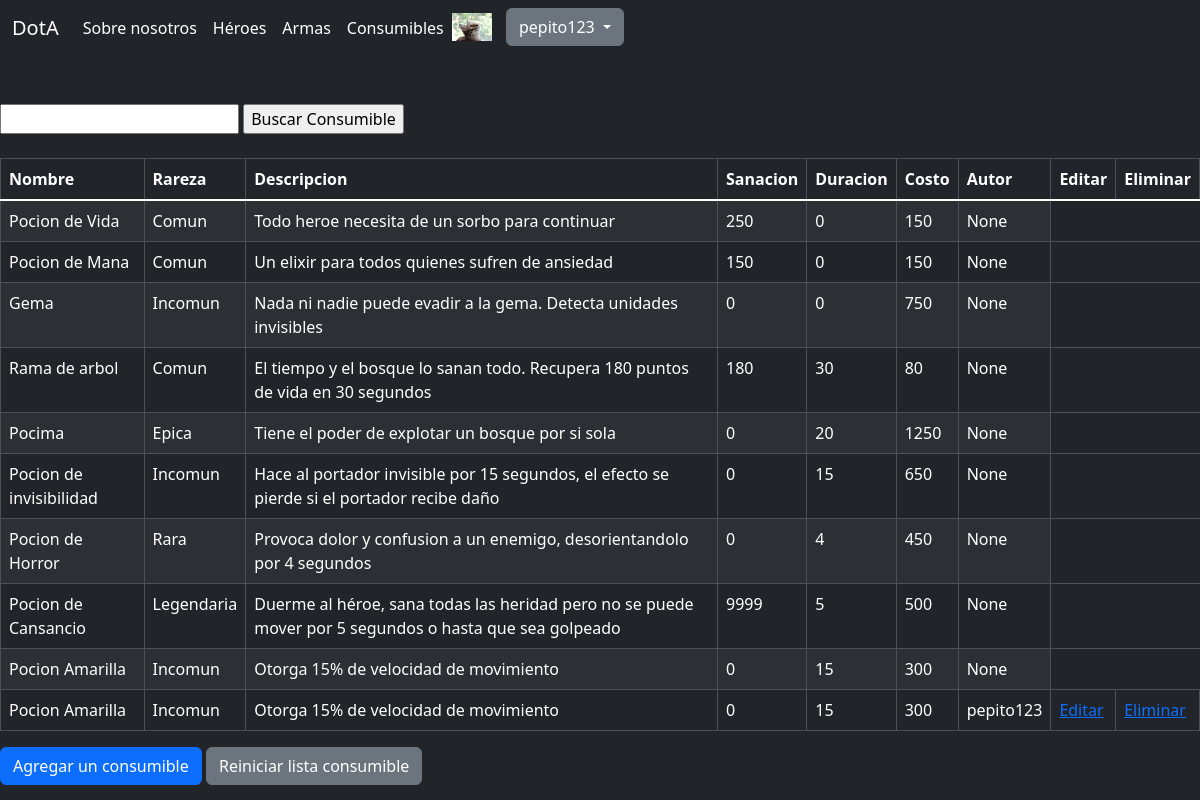
Screenshot of /preentrega3/consumibles (signed in) with the database file from the repository.
### preentrega3/models.py (models this page shows, shortened)
class Avatar(models.Model):
    user = models.OneToOneField(User, on_delete = models.CASCADE, null = True)
    imagen = models.ImageField(upload_to='avatares', null = True, blank= True)

class Consumible(models.Model):
    nombre = models.CharField(max_length=32)
    rareza = models.CharField(max_length=16)
    descripcion = models.CharField(max_length=256)
    sanacion = models.IntegerField(default=0)
    duracion = models.IntegerField(default=5)
    costo = models.IntegerField(default=1000)
    creador = models.ForeignKey(User, on_delete = models.SET_NULL, null = True)

### preentrega3/views.py (the view)
# urls.py: path('consumibles', lista_consumibles, name="consumibles"),
def lista_consumibles(request):
    context = {
        'consumibles' : Consumible.objects.all()
    }
    http_response = render(
        request = request,
        template_name= 'preentrega3/lista-consumibles.html',
        context= context
    )
    return http_response

### preentrega3/templates/preentrega3/lista-consumibles.html (shortened to what this page needs)
{% extends "layout.html" %}
{% block main %}
    <br><br>
    <form action="{% url 'buscar-consumible' %}" method="post">
        <input type="text" name="busqueda">
        <input type="submit" value="Buscar Consumible">
    </form>
    <br>
    <table class="table table-dark table-striped table-hover table-bordered">
        <thead>
            <tr>
                <th scope="col">Nombre</th>
                <th scope="col">Rareza</th>
                <th scope="col">Descripcion</th>
                <th scope="col">Sanacion</th>
                <th scope="col">Duracion</th>
                <th scope="col">Costo</th>
                <th scope="col">Autor</th>
                <th scope="col">Editar</th>
                <th scope="col">Eliminar</th>
            </tr>
        </thead>
        <tbody class="table-group-divider">
            {% for consumible in consumibles %}
            <tr>
                <td>{{consumible.nombre}}</td>
                <td>{{consumible.rareza}}</td>
                <td>{{consumible.descripcion}}</td>
                <td>{{consumible.sanacion}}</td>
                <td>{{consumible.duracion}}</td>
                <td>{{consumible.costo}}</td>
                <td>{{consumible.creador}}</td>
                {% if user == consumible.creador or user.is_superuser %}
                <td><a href="{% url 'editar-consumible' consumible.id %}">Editar</a></td>
                {% endif %}
                {% if user == consumible.creador or user.is_superuser %}
                <td><a href="{% url 'eliminar-consumible' consumible.id %}">Eliminar</a></td>
                {% endif %}
            </tr>
            {% endfor %}
        </tbody>
    </table>
    <a class="btn btn-primary" href="{% url 'crear-consumible' %}" role="button">Agregar un consumible</a>
    <a class="btn btn-secondary" href="{% url 'consumibles' %}" role="button">Reiniciar lista consumible</a>
{% endblock main %}

### templates_base/layout.html (shortened to what this page needs)
{% load static %}
<!DOCTYPE html>
<html lang="en">
<head>
</head>
<body class="bg-dark text-white">
    <header class="bg-dark text-white">
        <nav class="navbar navbar-expand-lg">
            <div class="container-fluid">
              <a class="navbar-brand text-white" href={% url 'index' %}>DotA</a>
              <div class="collapse navbar-collapse" id="navbarNav">
                <ul class="navbar-nav">
                  <li class="nav-item">
                    <a class="nav-link text-white" href={% url 'about' %}>Sobre nosotros</a>
                  </li>
                  <li class="nav-item">
                    <a class="nav-link text-white" href={% url 'heroes' %}>Héroes</a>
                  </li>
                  <li class="nav-item">
                    <a class="nav-link text-white" href={% url 'armas' %}>Armas</a>
                  </li>
                  <li class="nav-item">
                    <a class="nav-link text-white" href={% url 'consumibles' %}>Consumibles</a>
                  </li>
                  {% if user.is_authenticated %}
                  <div class="dropdown">
                  {% if user.avatar.imagen %}
                    <img src="{{user.avatar.imagen.url}}" style="max-width: 40px; margin-right: 10px;">
                  {% endif %}
                    <button class="btn btn-secondary dropdown-toggle" type="button" data-bs-toggle="dropdown" aria-expanded="false">
                      {{user.username}}
                    </button>
                  </div>
                  {% endif %}
                </ul>
              </div>
            </div>
          </nav>
    </header>
    <main>
        {% block main %}{% endblock main %}
    </main>
    <link href="https://cdn.jsdelivr.net/npm/bootstrap@5.3.2/dist/css/bootstrap.min.css" rel="stylesheet">
</body>
</html>

### rows the page displays
Consumible: nombre "Pocion de Vida", rareza "Comun", descripcion "Todo heroe necesita de un sorbo para continuar", sanacion "250", duracion "0", costo "150", creador "None"
Consumible: nombre "Pocion de Mana", rareza "Comun", descripcion "Un elixir para todos quienes sufren de ansiedad", sanacion "150", duracion "0", costo "150", creador "None"
Consumible: nombre "Gema", rareza "Incomun", descripcion "Nada ni nadie puede evadir a la gema. Detecta unidades invisibles", sanacion "0", duracion "0", costo "750", creador "None"
Consumible: nombre "Rama de arbol", rareza "Comun", descripcion "El tiempo y el bosque lo sanan todo. Recupera 180 puntos de vida en 30 segundos", sanacion "180", duracion "30", costo "80", creador "None"
Consumible: nombre "Pocima", rareza "Epica", descripcion "Tiene el poder de explotar un bosque por si sola", sanacion "0", duracion "20", costo "1250", creador "None"
Consumible: nombre "Pocion de invisibilidad", rareza "Incomun", descripcion "Hace al portador invisible por 15 segundos, el efecto se pierde si el portador recibe daño", sanacion "0", duracion "15", costo "650", creador "None"
Consumible: nombre "Pocion de Horror", rareza "Rara", descripcion "Provoca dolor y confusion a un enemigo, desorientandolo por 4 segundos", sanacion "0", duracion "4", costo "450", creador "None"
Consumible: nombre "Pocion de Cansancio", rareza "Legendaria", descripcion "Duerme al héroe, sana todas las heridad pero no se puede mover por 5 segundos o hasta que sea golpeado", sanacion "9999", duracion "5", costo "500", creador "None"
Consumible: nombre "Pocion Amarilla", rareza "Incomun", descripcion "Otorga 15% de velocidad de movimiento", sanacion "0", duracion "15", costo "300", creador "None"
Consumible: nombre "Pocion Amarilla", rareza "Incomun", descripcion "Otorga 15% de velocidad de movimiento", sanacion "0", duracion "15", costo "300", creador "pepito123", shows "Editar", shows "Eliminar"

### other values shown
{{ user.username }} "pepito123"
